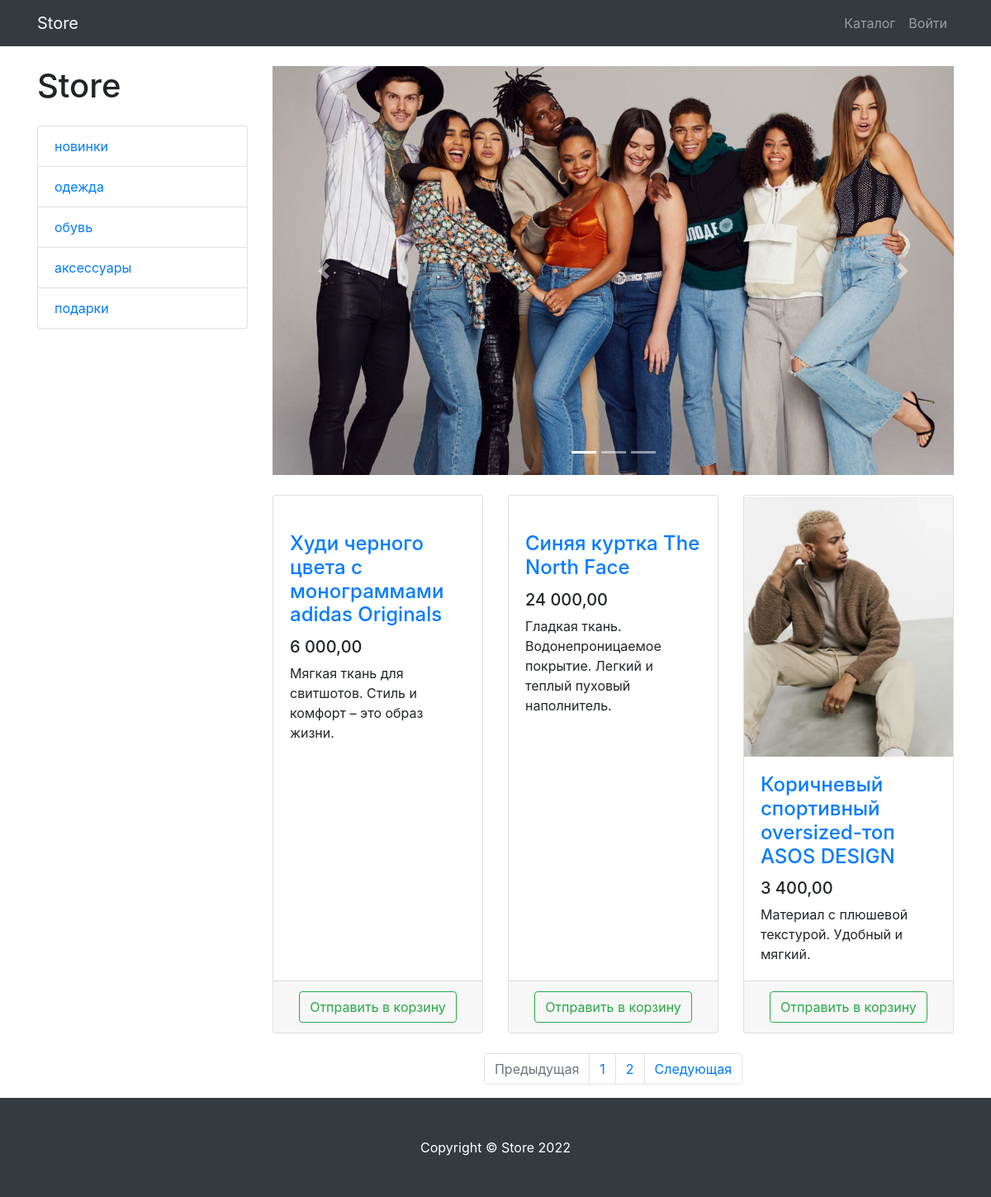
Page /products on the committed database.
### products/models.py (models this page shows, shortened)
class ProductCategory(models.Model):
    name = models.CharField(max_length=128, unique=True)
    slug = models.SlugField(max_length=128, unique=True, db_index=True)
    description = models.TextField(null=True, blank=True)
    is_visible = models.BooleanField(default=True)
    position = models.PositiveSmallIntegerField(unique=True)
    class Meta:
        verbose_name = 'Category'
        verbose_name_plural = 'Categories'

class Product(models.Model):
    name = models.CharField(max_length=256)
    slug = models.SlugField(max_length=256, unique=True, db_index=True)
    description = models.TextField()
    price = models.DecimalField(max_digits=10, decimal_places=2)
    quantity = models.PositiveIntegerField(default=0)
    image = models.ImageField(upload_to='products_images')
    stripe_product_price_id = models.CharField(max_length=128, null=True, blank=True)
    category = models.ForeignKey(to=ProductCategory, on_delete=models.CASCADE)
    is_visible = models.BooleanField(default=True)
    position = models.PositiveSmallIntegerField()
    class Meta:
        verbose_name = 'Product'
        verbose_name_plural = 'Products'

### products/views.py (the view)
# urls.py: path('', ProductsListView.as_view(), name='index'),
class ProductsListView(TitleMixin, ListView):
    model = Product
    template_name = 'products/products.html'
    paginate_by = 3
    title = 'Store - Каталог'
    def get_queryset(self):
        queryset = super(ProductsListView, self).get_queryset()
        category_id = self.kwargs.get('category_id')
        return queryset.filter(category_id=category_id) if category_id else queryset
    def get_context_data(self, *, object_list=None, **kwargs):
        context = super(ProductsListView, self).get_context_data()
        categories = cache.get('categories')
        if not categories:
            context['categories'] = ProductCategory.objects.all()
            cache.set('categories', context['categories'], 30)
        else:
            context['categories'] = categories
        return context

### common/views.py (called while the page is built)
    def get_context_data(self, **kwargs):
        context = super(TitleMixin, self).get_context_data(**kwargs)
        context['title'] = self.title
        return context

### products/context_processors.py (called while the page is built)
def baskets(request):
    user = request.user
    return {'baskets': Basket.objects.filter(user=user) if user.is_authenticated else []}

### products/templates/products/products.html (shortened to what this page needs)
{% extends 'products/base.html' %}
{% load static cache humanize %}
{% block css %}
	<link href="{% static 'vendor/css/products.css' %}" rel="stylesheet">
{% endblock %}
{% block content %}
	<div class="container">
    <div class="row">
        <div class="col-lg-3">
            <h1 class="my-4">Store</h1>
            <div class="list-group">
                {% for category in categories %}
                	<a href="{% url 'products:category' category.id %}" class="list-group-item">
                        {{ category.name }}
                    </a>
                {% endfor %}
            </div>
        </div>
        <div class="col-lg-9">
            <div id="carouselExampleIndicators" class="carousel slide my-4" data-ride="carousel">
                <ol class="carousel-indicators">
                    <li data-target="#carouselExampleIndicators" data-slide-to="0" class="active"></li>
                    <li data-target="#carouselExampleIndicators" data-slide-to="1"></li>
                    <li data-target="#carouselExampleIndicators" data-slide-to="2"></li>
                </ol>
                <div class="carousel-inner" role="listbox">
                    <div class="carousel-item active">
                        <img class="d-block img-fluid" src="/static/vendor/img/slides/slide-1.jpg" alt="First slide">
                    </div>
                </div>
                <a class="carousel-control-prev" href="#carouselExampleIndicators" role="button" data-slide="prev">
                    <span class="carousel-control-prev-icon" aria-hidden="true"></span>
                </a>
                <a class="carousel-control-next" href="#carouselExampleIndicators" role="button" data-slide="next">
                    <span class="carousel-control-next-icon" aria-hidden="true"></span>
                </a>
            </div>
            <div class="row">
            {% cache 30 object_list %}
                {% for product in object_list %}
                	<div class="col-lg-4 col-md-6 mb-4">
                    <div class="card h-100">
                        <a href="#">
                            <img class="card-img-top"
                                 src="{{product.image.url}}"
                                 alt="">
                        </a>
                        <div class="card-body">
                            <h4 class="card-title">
                                <a href="#">{{ product.name }}</a>
                            </h4>
                            <h5>{{ product.price|intcomma }}</h5>
                            <p class="card-text">{{ product.description }}</p>
                        </div>
                        <div class="card-footer text-center">
                            <a class="btn btn-outline-success"
                               href="{% url 'products:basket_add' product.id %}">
                                Отправить в корзину
                            </a>
                        </div>
                    </div>
                </div>
                {% endfor %}
            {% endcache %}
            </div>
            {% if is_paginated %}
            <nav aria-label="Page navigation example">
                <ul class="pagination justify-content-center">
                    <li class="page-item {% if not page_obj.has_previous %} disabled {% endif %}">
                        <a class="page-link"
                           href="{% if page_obj.has_previous %} {% url 'products:paginator' page_obj.previous_page_number %} {% else %} # {% endif %}"
                           tabindex="-1" aria-disabled="true">
                            Предыдущая
                        </a>
                    </li>
                    {% for page in paginator.page_range %}
                        <li class="page-item">
                            <a class="page-link" href="{% url 'products:paginator' page %}">
                                {{ page }}
                            </a>
                        </li>
                    {% endfor %}
                    <li class="page-item {% if not page_obj.has_next %} disabled{% endif %} ">
                        <a class="page-link"
                           href="{% if page_obj.has_next %} {% url 'products:paginator' page_obj.next_page_number %} {% else %} # {% endif %} ">
                            Следующая
                        </a>
                    </li>
                </ul>
            </nav>
             {% endif %}
        </div>
    </div>
</div>
{% endblock %}
{% block footer %}
	<footer class="py-5 bg-dark">
    <div class="container">
        <p class="m-0 text-center text-white">Copyright &copy; Store 2022</p>
    </div>
</footer>
{% endblock %}

### rows in the picture
ProductCategory: name "новинки"
ProductCategory: name "одежда"
ProductCategory: name "обувь"
ProductCategory: name "аксессуары"
ProductCategory: name "подарки"
Product: name "Худи черного цвета с монограммами adidas Originals", price "6 000,00", description "Мягкая ткань для свитшотов. Стиль и комфорт – это образ жизни."
Product: name "Синяя куртка The North Face", price "24 000,00", description "Гладкая ткань. Водонепроницаемое покрытие. Легкий и теплый пуховый наполнитель."
Product: image (picture), name "Коричневый спортивный oversized-топ ASOS DESIGN", price "3 400,00", description "Материал с плюшевой текстурой. Удобный и мягкий."

### other values in the picture
{{ page }} "1" "2"
